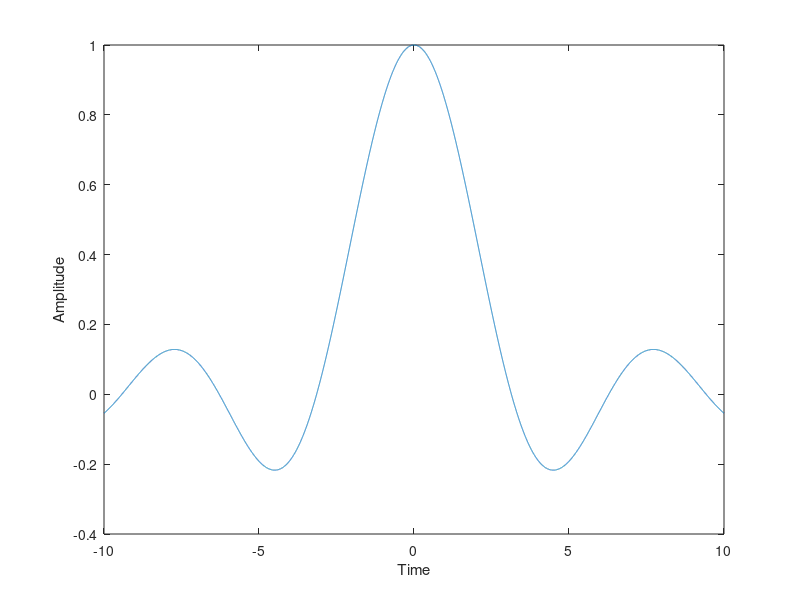

MATLAB code to generate this figure:
% Plotting sinc function

% Time range 
t = -10:0.001:10;

% sinc func definition
y = sin(t)./t;

plot(t,y)
xlabel('Time')
ylabel('Amplitude')